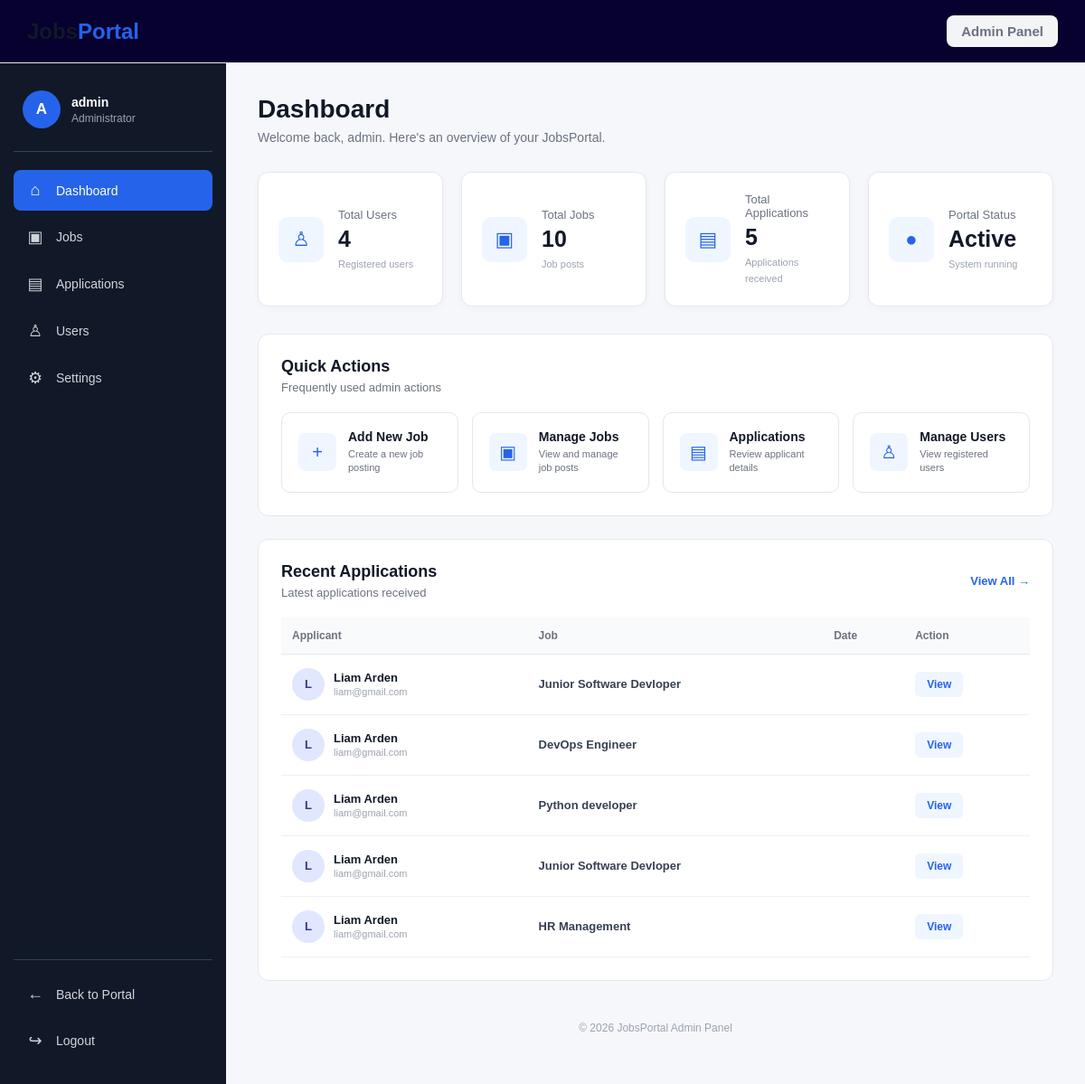
Page /admin-dashboard (signed in) on the committed database.
### jobs/models.py (models this page shows, shortened)
class Applications(models.Model):
    job=models.ForeignKey(Jobs,on_delete=models.CASCADE)
    user=models.ForeignKey(User,on_delete=models.CASCADE)
    resume=models.FileField(blank=True,upload_to='resume')
    date=models.DateField(auto_now_add=True)

class Jobs(models.Model):
    title=models.CharField(max_length=100)
    sector=models.ForeignKey(Sectors,on_delete=models.CASCADE)
    company=models.ForeignKey(Company,on_delete=models.CASCADE)
    location=models.CharField(max_length=50)
    description=models.TextField()
    salary=models.CharField(max_length=50)
    post_date=models.DateField(auto_now_add=True)
    slug=models.SlugField(blank=True)
    is_active=models.BooleanField(default=True)
    end_date=models.DateField()

### jobs/views.py (the view)
    def wrapper(request,*args,**kwargs):
        if request.user.is_superuser:
            return fun(request,*args,**kwargs)
        else:
            messages.error(request,"Permission denied!")
            return redirect("all_jobs")

### jobs/context_processors.py (called while the page is built)
def allSectors(request):
    all_sectors=Sectors.objects.all()
    return dict(sectors=all_sectors)

def notification_count(request):
    if request.user.is_authenticated and not request.user.is_superuser:
        count = Notification.objects.filter(user=request.user, is_read=False).count()
        return { "notification_count": count}
    return {"notification_count": 0}

### jobs/views.py (called while the page is built, shortened)
def admin_permission(fun):
    def wrapper(request,*args,**kwargs):
        if request.user.is_superuser:
            return fun(request,*args,**kwargs)
        else:
            messages.error(request,"Permission denied!")
            return redirect("all_jobs")
    return wrapper

@admin_permission
def adminDashboard(request,sector=None):
    if not request.user.is_superuser:
        return redirect("user_dashboard")
    data={
    "total_users":User.objects.filter(is_superuser=False).count(),
    "total_jobs":Jobs.objects.count(),
    "total_applications":Applications.objects.count(),
    }
    applications=Applications.objects.all()
    search = request.GET.get("search")
    if sector:
        job=Jobs.objects.filter(sector__id=sector,is_active=True)
    else:
        job=Jobs.objects.filter(is_active=True)
    return render(request,"admin-dashboard.html",{'data':data,"applications":applications,"search":search,"job":job})

### templates/admin-dashboard.html (shortened to what this page needs)
{% load static %}
<!DOCTYPE html>
<html lang="en">
<head>
    <link rel="stylesheet" href="{% static 'css/admin.css' %}">
</head>
<body>
    <header class="top-navbar">
        <div class="portal-logo">
            <a href="{% url 'home' %}">
                Jobs<span>Portal</span>
            </a>
        </div>
        <div class="admin-panel-title">
            <span>Admin Panel</span>
        </div>
    </header>
    <div class="admin-layout">
        <aside class="sidebar">
            <div class="sidebar-header">
                <div class="admin-avatar">
                    {{ user.username|first|upper }}
                </div>
                <div class="admin-info">
                    <strong>{{ user.username }}</strong>
                    <small>Administrator</small>
                </div>
            </div>
            <nav class="sidebar-nav">
                <a href="{% url 'admin_dashboard' %}" class="nav-item active">
                    <span class="nav-icon">⌂</span>
                    <span>Dashboard</span>
                </a>
                <a href="{% url 'admin_jobs' %}" class="nav-item">
                    <span class="nav-icon">▣</span>
                    <span>Jobs</span>
                </a>
                <a href="#" class="nav-item">
                    <span class="nav-icon">▤</span>
                    <span>Applications</span>
                </a>
                <a href="{% url 'view_users' %}" class="nav-item">
                    <span class="nav-icon">♙</span>
                    <span>Users</span>
                </a>
                <a href="#" class="nav-item">
                    <span class="nav-icon">⚙</span>
                    <span>Settings</span>
                </a>
            </nav>
            <div class="sidebar-bottom">
                <a href="#" class="nav-item">
                    <span class="nav-icon">←</span>
                    <span>Back to Portal</span>
                </a>
                <a href="{% url 'logout' %}" class="nav-item logout-item">
                    <span class="nav-icon">↪</span>
                    <span>Logout</span>
                </a>
            </div>
        </aside>
        <main class="main-content">
            <div class="page-header">
                <div>
                    <h1>Dashboard</h1>
                    <p>
                        Welcome back, {{ user.username }}.
                        Here's an overview of your JobsPortal.
                    </p>
                </div>
            </div>
            <section class="stats-grid">
                <a href="{% url 'view_users' %}" class="stat-card">
                    <div class="stat-icon users-icon">
                        ♙
                    </div>
                    <div class="stat-info">
                        <p>Total Users</p>
                        <h2>{{ data.total_users }}</h2>
                        <span>Registered users</span>
                    </div>
                </a>
                <a href="{% url 'admin_jobs' %}" class="stat-card">
                    <div class="stat-icon jobs-icon">
                        ▣
                    </div>
                    <div class="stat-info">
                        <p>Total Jobs</p>
                        <h2>{{ data.total_jobs }}</h2>
                        <span>Job posts</span>
                    </div>
                </a>
                <a href="#" class="stat-card">
                    <div class="stat-icon applications-icon">
                        ▤
                    </div>
                    <div class="stat-info">
                        <p>Total Applications</p>
                        <h2>{{ data.total_applications }}</h2>
                        <span>Applications received</span>
                    </div>
                </a>
                <div class="stat-card">
                    <div class="stat-icon active-icon">
                        ●
                    </div>
                    <div class="stat-info">
                        <p>Portal Status</p>
                        <h2>Active</h2>
                        <span>System running</span>
                    </div>
                </div>
            </section>
            <section class="content-section">
                <div class="section-header">
                    <div>
                        <h2>Quick Actions</h2>
                        <p>Frequently used admin actions</p>
                    </div>
                </div>
                <div class="quick-actions">
                    <a href="{% url 'add_jobs' %}" class="action-card">
                        <div class="action-icon">
                            +
                        </div>
                        <div>
                            <h3>Add New Job</h3>
                            <p>Create a new job posting</p>
                        </div>
                    </a>
                    <a href="{% url 'admin_jobs' %}" class="action-card">
                        <div class="action-icon">
                            ▣
                        </div>
                        <div>
                            <h3>Manage Jobs</h3>
                            <p>View and manage job posts</p>
                        </div>
                    </a>
                    <a href="{% url 'admin_applications' %}" class="action-card">
                        <div class="action-icon">
                            ▤
                        </div>
                        <div>
                            <h3>Applications</h3>
                            <p>Review applicant details</p>
                        </div>
                    </a>
                    <a href="{% url 'view_users' %}" class="action-card">
                        <div class="action-icon">
                            ♙
                        </div>
                        <div>
                            <h3>Manage Users</h3>
                            <p>View registered users</p>
                        </div>
                    </a>
                </div>
            </section>
            <section class="content-section">
                <div class="section-header">
                    <div>
                        <h2>Recent Applications</h2>
                        <p>Latest applications received</p>
                    </div>
                    <a href="#" class="view-all">
                        View All →
                    </a>
                </div>
                <div class="applications-table-wrapper">
                    <table class="applications-table">
                        <thead>
                            <tr>
                                <th>Applicant</th>
                                <th>Job</th>
                                <th>Date</th>
                                <th>Action</th>
                            </tr>
                        </thead>
                        <tbody>
                            {% for d in applications %}
                            <tr>
                                <td>
                                    <div class="applicant">
                                        <div class="applicant-avatar">
                                            {{ d.user.first_name|first|upper }}
                                        </div>
                                        <div>
                                            <strong>
                                                {{ d.user.first_name }}
                                                {{ d.user.last_name }}
                                            </strong>
                                            <small>
                                                {{ d.user.username }}
                                            </small>
                                        </div>
                                    </div>
                                </td>
                                <td>
                                    <strong>{{ d.job.title }}</strong>
                                </td>
                                <td>
                                </td>
                                <td>
                                    <a
                                        href="{% url 'application_details' d.id %}"
                                        class="details-btn">
                                        View
                                    </a>
                                </td>
                            </tr>
                            {% empty %}
                            <tr>
                                <td colspan="4" class="empty-state">
                                    No applications found.
                                </td>
                            </tr>
                            {% endfor %}
                        </tbody>
                    </table>
                </div>
            </section>
            <footer class="admin-footer">
                <p>
                    © 2026 JobsPortal Admin Panel
                </p>
            </footer>
        </main>
    </div>
</body>
</html>

### rows in the picture
Applications: user.first_name|first "L", user.first_name "Liam", user.last_name "Arden", user.username "liam@gmail.com", job "Junior Software Devloper"
Applications: user.first_name|first "L", user.first_name "Liam", user.last_name "Arden", user.username "liam@gmail.com", job "DevOps Engineer"
Applications: user.first_name|first "L", user.first_name "Liam", user.last_name "Arden", user.username "liam@gmail.com", job "Python developer"
Applications: user.first_name|first "L", user.first_name "Liam", user.last_name "Arden", user.username "liam@gmail.com", job "Junior Software Devloper"
Applications: user.first_name|first "L", user.first_name "Liam", user.last_name "Arden", user.username "liam@gmail.com", job "HR Management"

### other values in the picture
{{ user.username|first|upper }} "A"
{{ user.username }} "admin"
{{ data.total_users }} "4"
{{ data.total_jobs }} "10"
{{ data.total_applications }} "5"
